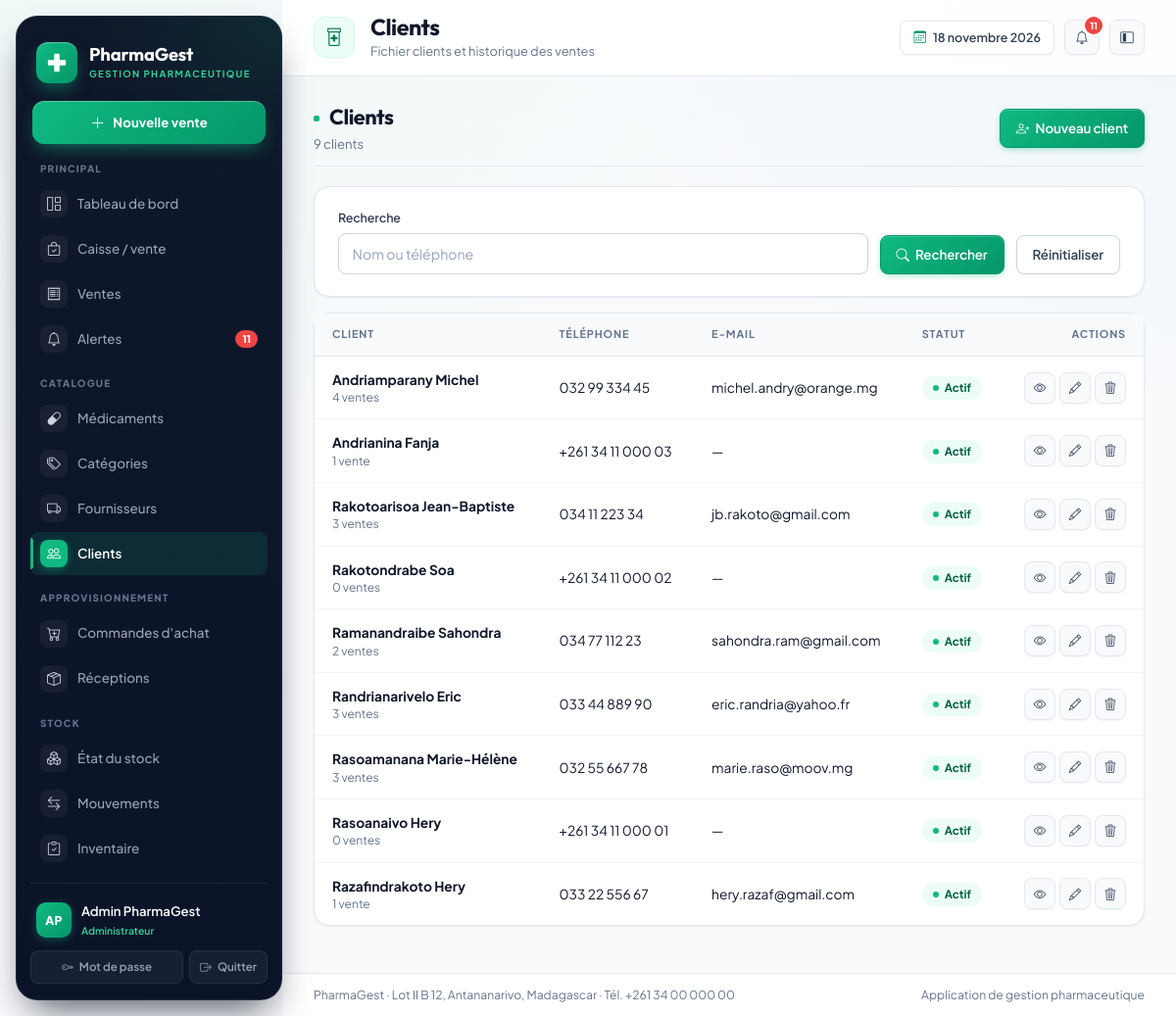
Screenshot of /clients/ (signed in) with the database file from the repository.
### gestion/models.py (models this page shows, shortened)
class Utilisateur(AbstractUser):
    class Role(models.TextChoices):
        ADMIN = "ADMIN", "Administrateur"
        PHARMACIEN = "PHARMACIEN", "Pharmacien responsable"
        GESTIONNAIRE = "GESTIONNAIRE", "Gestionnaire de stock"
        CAISSIER = "CAISSIER", "Caissier"
        RESPONSABLE = "RESPONSABLE", "Responsable de gestion"
    role = models.CharField(
        "rôle", max_length=20, choices=Role.choices, default=Role.CAISSIER
    )
    telephone = models.CharField("téléphone", max_length=30, blank=True)
    cree_le = models.DateTimeField("créé le", auto_now_add=True)
    class Meta:
        verbose_name = "utilisateur"
        verbose_name_plural = "utilisateurs"
        ordering = ["username"]
    @property
    def nom_complet(self):
        return self.get_full_name() or self.username
    @property
    def est_admin(self):
        return self.is_superuser or self.role == self.Role.ADMIN
    @property
    def peut_vendre(self):
        return self.est_admin or self.role in {
            self.Role.PHARMACIEN,
            self.Role.CAISSIER,
        }
    @property
    def peut_voir_rapports(self):
        return self.est_admin or self.role in {
            self.Role.PHARMACIEN,
            self.Role.RESPONSABLE,
        }

class Client(models.Model):
    class Statut(models.TextChoices):
        ACTIF = "ACTIF", "Actif"
        INACTIF = "INACTIF", "Inactif"
    nom = models.CharField("nom", max_length=180, blank=True)
    telephone = models.CharField("téléphone", max_length=40, blank=True)
    email = models.EmailField("adresse e-mail", blank=True)
    adresse = models.TextField("adresse", blank=True)
    statut = models.CharField(
        "statut", max_length=10, choices=Statut.choices, default=Statut.ACTIF
    )
    date_creation = models.DateTimeField("date de création", auto_now_add=True)
    class Meta:
        verbose_name = "client"
        verbose_name_plural = "clients"
        ordering = ["nom"]
    @property
    def nom_affichage(self):
        return self.nom or "Client comptoir"

### gestion/views.py (the view)
# urls.py: path("clients/", views.ClientListView.as_view(), name="client_liste"),
class ClientListView(LoginRequiredMixin, ListView):
    model = Client
    template_name = "gestion/client_liste.html"
    context_object_name = "clients"
    paginate_by = 15
    def get_queryset(self):
        queryset = Client.objects.all()
        recherche = self.request.GET.get("q", "").strip()
        if recherche:
            queryset = queryset.filter(
                Q(nom__icontains=recherche) | Q(telephone__icontains=recherche)
            )
        return queryset
    def get_context_data(self, **kwargs):
        contexte = super().get_context_data(**kwargs)
        contexte["q"] = self.request.GET.get("q", "")
        return contexte

### gestion/templatetags/gestion_extras.py (called while the page is built)
@register.filter
def couleur_statut(statut):
    return COULEURS_STATUT.get(str(statut), "gray")

@register.filter
def initiales(utilisateur):
    if hasattr(utilisateur, "nom_complet"):
        nom = utilisateur.nom_complet
    else:
        nom = str(utilisateur)
    morceaux = [m for m in nom.replace("-", " ").split(" ") if m]
    if not morceaux:
        return "?"
    if len(morceaux) == 1:
        return morceaux[0][:2].upper()
    return (morceaux[0][0] + morceaux[-1][0]).upper()

### templates/gestion/client_liste.html (shortened to what this page needs)
{% extends "gestion/base.html" %}
{% load gestion_extras %}
{% block page_title %}Clients{% endblock %}
{% block page_subtitle %}Fichier clients et historique des ventes{% endblock %}
{% block contenu %}
<div class="pg-section-title">
  <div>
    <h2 class="mb-1">Clients</h2>
    <div class="pg-muted small">{{ paginator.count }} client{{ paginator.count|pluralize }}</div>
  </div>
  {% if user.est_admin or user.role == 'PHARMACIEN' or user.role == 'CAISSIER' %}
  <a class="btn btn-primary" href="{% url 'gestion:client_ajouter' %}"><i class="bi bi-person-plus me-1"></i> Nouveau client</a>
  {% endif %}
</div>
<div class="pg-card mb-3">
  <div class="pg-card-body">
    <form method="get" class="pg-filters">
      <div class="flex-grow-1" style="min-width:220px">
        <label class="form-label">Recherche</label>
        <input class="form-control" type="search" name="q" value="{{ q }}" placeholder="Nom ou téléphone">
      </div>
      <div><button class="btn btn-primary" type="submit"><i class="bi bi-search me-1"></i> Rechercher</button></div>
      <div><a class="btn btn-outline-secondary" href="{% url 'gestion:client_liste' %}">Réinitialiser</a></div>
    </form>
  </div>
</div>
<div class="pg-card">
  <div class="pg-table-wrap">
    <table class="table table-hover align-middle">
      <thead><tr><th>Client</th><th>Téléphone</th><th>E-mail</th><th>Statut</th><th class="text-end">Actions</th></tr></thead>
      <tbody>
        {% for client in clients %}
        <tr>
          <td>
            <a class="fw-bold text-reset" href="{% url 'gestion:client_detail' client.pk %}">{{ client.nom_affichage }}</a>
            <div class="small pg-muted">{{ client.ventes.count }} vente{{ client.ventes.count|pluralize }}</div>
          </td>
          <td>{{ client.telephone|default:"—" }}</td>
          <td>{{ client.email|default:"—" }}</td>
          <td><span class="pg-badge pg-badge-{{ client.statut|couleur_statut }}">{{ client.get_statut_display }}</span></td>
          <td class="text-end">
            <div class="d-inline-flex gap-1">
              <a class="btn btn-sm btn-soft btn-icon" href="{% url 'gestion:client_detail' client.pk %}" title="Détail"><i class="bi bi-eye"></i></a>
              {% if user.est_admin or user.role == 'PHARMACIEN' or user.role == 'CAISSIER' %}
              <a class="btn btn-sm btn-soft btn-icon" href="{% url 'gestion:client_modifier' client.pk %}" title="Modifier"><i class="bi bi-pencil"></i></a>
              <a class="btn btn-sm btn-soft btn-icon" href="{% url 'gestion:client_supprimer' client.pk %}" title="Supprimer" data-confirm="Êtes-vous sûr de supprimer ce client ?"><i class="bi bi-trash3"></i></a>
{% endif %}
            </div>
          </td>
        </tr>
        {% empty %}
        <tr><td colspan="5" class="pg-empty"><i class="bi bi-people"></i>Aucun client trouvé.</td></tr>
        {% endfor %}
      </tbody>
    </table>
  </div>
</div>
{% endblock %}

### templates/gestion/base.html (shortened to what this page needs)
{% load static %}
{% load gestion_extras %}
<!doctype html>
<html lang="fr">
<head>
  <link href="https://cdn.jsdelivr.net/npm/bootstrap@5.3.3/dist/css/bootstrap.min.css" rel="stylesheet">
  <link href="https://cdn.jsdelivr.net/npm/bootstrap-icons@1.11.3/font/bootstrap-icons.min.css" rel="stylesheet">
  <link rel="stylesheet" href="{% static 'css/pharmagest.css' %}">
</head>
<body>
  {% with url_name=request.resolver_match.url_name %}
  <div class="pg-shell" data-layout="expanded">
    <aside class="pg-sidebar" id="sidebar" aria-label="Menu principal de navigation">
      <a class="pg-brand" href="{% url 'gestion:tableau_bord' %}" aria-label="Accueil {{ pharmacie_nom }}">
        <span class="pg-brand-mark">
          <svg class="pg-brand-glyph" viewBox="0 0 24 24" fill="currentColor" aria-hidden="true">
            <path
              d="M9 3a1 1 0 0 1 1-1h4a1 1 0 0 1 1 1v6h6a1 1 0 0 1 1 1v4a1 1 0 0 1-1 1h-6v6a1 1 0 0 1-1 1h-4a1 1 0 0 1-1-1v-6H3a1 1 0 0 1-1-1v-4a1 1 0 0 1 1-1h6V3z" />
          </svg>
        </span>
        <span class="pg-brand-text">
          <span class="pg-brand-name">{{ pharmacie_nom }}</span>
          <span class="pg-brand-sub">Gestion pharmaceutique</span>
        </span>
      </a>
      {% if user.peut_vendre %}
      <a class="pg-side-cta" href="{% url 'gestion:caisse' %}" title="Ouvrir la caisse">
        <i class="bi bi-plus-lg"></i>
        <span>Nouvelle vente</span>
      </a>
      {% endif %}
      <nav class="pg-nav-groups" aria-label="Navigation">
        <div class="pg-nav-group">
          <div class="pg-nav-label">Principal</div>
          <div class="pg-nav">
            <a class="pg-nav-link {% if url_name == 'tableau_bord' %}active{% endif %}"
              href="{% url 'gestion:tableau_bord' %}" title="Tableau de bord">
              <i class="bi bi-grid-1x2"></i>
              <span>Tableau de bord</span>
            </a>
            {% if user.peut_vendre %}
            <a class="pg-nav-link {% if url_name == 'caisse' %}active{% endif %}" href="{% url 'gestion:caisse' %}"
              title="Caisse / vente">
              <i class="bi bi-bag-check"></i>
              <span>Caisse / vente</span>
            </a>
            {% endif %}
            <a class="pg-nav-link {% if url_name == 'vente_liste' or url_name == 'vente_detail' or url_name == 'retour_vente' or url_name == 'vente_annuler' %}active{% endif %}"
              href="{% url 'gestion:vente_liste' %}" title="Ventes">
              <i class="bi bi-receipt"></i>
              <span>Ventes</span>
            </a>
            <a class="pg-nav-link {% if url_name == 'alertes' %}active{% endif %}" href="{% url 'gestion:alertes' %}"
              title="Alertes">
              <i class="bi bi-bell"></i>
              {% if alertes_globales %}<span class="pg-nav-badge">{{ alertes_globales }}</span>{% endif %}
              <span>Alertes</span>
            </a>
          </div>
        </div>
        <div class="pg-nav-group">
          <div class="pg-nav-label">Catalogue</div>
          <div class="pg-nav">
            <a class="pg-nav-link {% if url_name == 'medicament_liste' or url_name == 'medicament_detail' or url_name == 'medicament_ajouter' or url_name == 'medicament_modifier' or url_name == 'medicament_supprimer' %}active{% endif %}"
              href="{% url 'gestion:medicament_liste' %}" title="Médicaments">
              <i class="bi bi-capsule"></i>
              <span>Médicaments</span>
            </a>
            <a class="pg-nav-link {% if url_name == 'categorie_liste' or url_name == 'categorie_ajouter' or url_name == 'categorie_modifier' or url_name == 'categorie_supprimer' %}active{% endif %}"
              href="{% url 'gestion:categorie_liste' %}" title="Catégories">
              <i class="bi bi-tags"></i>
              <span>Catégories</span>
            </a>
            <a class="pg-nav-link {% if url_name == 'fournisseur_liste' or url_name == 'fournisseur_detail' or url_name == 'fournisseur_ajouter' or url_name == 'fournisseur_modifier' %}active{% endif %}"
              href="{% url 'gestion:fournisseur_liste' %}" title="Fournisseurs">
              <i class="bi bi-truck"></i>
              <span>Fournisseurs</span>
            </a>
            <a class="pg-nav-link {% if url_name == 'client_liste' or url_name == 'client_detail' or url_name == 'client_ajouter' or url_name == 'client_modifier' %}active{% endif %}"
              href="{% url 'gestion:client_liste' %}" title="Clients">
              <i class="bi bi-people"></i>
              <span>Clients</span>
            </a>
          </div>
        </div>
        {% if user.est_admin or user.role == 'PHARMACIEN' or user.role == 'GESTIONNAIRE' or user.role == 'RESPONSABLE' %}
        <div class="pg-nav-group">
          <div class="pg-nav-label">Approvisionnement</div>
          <div class="pg-nav">
            <a class="pg-nav-link {% if url_name == 'commande_liste' or url_name == 'commande_detail' or url_name == 'commande_ajouter' or url_name == 'commande_modifier' %}active{% endif %}"
              href="{% url 'gestion:commande_liste' %}" title="Commandes d'achat">
              <i class="bi bi-cart-plus"></i>
              <span>Commandes d'achat</span>
            </a>
            <a class="pg-nav-link {% if url_name == 'reception_liste' or url_name == 'reception_detail' or url_name == 'commande_receptionner' %}active{% endif %}"
              href="{% url 'gestion:reception_liste' %}" title="Réceptions">
              <i class="bi bi-box-seam"></i>
              <span>Réceptions</span>
            </a>
          </div>
        </div>
        {% endif %}
        <div class="pg-nav-group">
          <div class="pg-nav-label">Stock</div>
          <div class="pg-nav">
            <a class="pg-nav-link {% if url_name == 'stock_liste' or url_name == 'lot_basculer' %}active{% endif %}"
              href="{% url 'gestion:stock_liste' %}" title="État du stock">
              <i class="bi bi-boxes"></i>
              <span>État du stock</span>
            </a>
            <a class="pg-nav-link {% if url_name == 'mouvement_liste' %}active{% endif %}"
              href="{% url 'gestion:mouvement_liste' %}" title="Mouvements">
              <i class="bi bi-arrow-left-right"></i>
              <span>Mouvements</span>
            </a>
            {% if user.est_admin or user.role == 'PHARMACIEN' or user.role == 'GESTIONNAIRE' %}
            <a class="pg-nav-link {% if url_name == 'inventaire' %}active{% endif %}"
              href="{% url 'gestion:inventaire' %}" title="Inventaire">
              <i class="bi bi-clipboard-check"></i>
              <span>Inventaire</span>
            </a>
            {% endif %}
          </div>
        </div>
      </nav>
      <div class="pg-sidebar-foot">
        <div class="pg-user">
          <span class="pg-avatar">{{ user.nom_complet|initiales }}</span>
          <span class="pg-user-text">
            <span class="name">{{ user.nom_complet }}</span>
            <span class="role">{{ user.get_role_display }}</span>
          </span>
        </div>
        <div class="actions">
          <a href="{% url 'gestion:mot_de_passe' %}" title="Modifier le mot de passe">
            <i class="bi bi-key"></i><span>Mot de passe</span>
          </a>
          <form method="post" action="{% url 'gestion:deconnexion' %}" class="m-0" title="Déconnexion">
            <button type="submit"><i class="bi bi-box-arrow-right"></i><span>Quitter</span></button>
          </form>
        </div>
      </div>
    </aside>
    <div class="pg-main">
      <header class="pg-topbar">
        <span class="pg-page-icon" aria-hidden="true"><i class="bi bi-prescription2"></i></span>
        <div class="pg-heading">
          <h1 class="pg-page-title">{% block page_title %}Tableau de bord{% endblock %}</h1>
          <p class="pg-page-sub">{% block page_subtitle %}Vue d'ensemble de l'activité de la pharmacie{% endblock %}</p>
        </div>
        <div class="pg-topbar-actions">
          <span class="pg-date-chip"><i class="bi bi-calendar3"></i> {% now "j F Y" %}</span>
          <a class="btn btn-soft btn-icon position-relative" href="{% url 'gestion:alertes' %}" title="Alertes"
            aria-label="Alertes">
            <i class="bi bi-bell"></i>
            {% if alertes_globales %}
            <span class="pg-notif-dot">{{ alertes_globales }}</span>
            {% endif %}
          </a>
          <button class="pg-layout-toggle btn btn-soft btn-icon" type="button" aria-label="Basculer le menu compact"
            title="Menu compact" data-layout-toggle>
            <i class="bi bi-layout-sidebar-inset"></i>
          </button>
        </div>
      </header>
      <main class="pg-content" id="contenu">
        {% block contenu %}{% endblock %}
      </main>
      <footer class="pg-footer">
        <span>{{ pharmacie_nom }} · {{ pharmacie_adresse }} · Tél. {{ pharmacie_telephone }}</span>
        <span>Application de gestion pharmaceutique</span>
      </footer>
    </div>
  </div>
  {% endwith %}
</body>
</html>

### rows the page displays
Utilisateur: last_name "PharmaGest", nom_complet|initiales "AP", nom_complet "Admin PharmaGest", role "Administrateur"
Client: nom_affichage "Andriamparany Michel", ventes.count "4", telephone "032 99 334 45", email "michel.andry@orange.mg", statut "Actif"
Client: nom_affichage "Andrianina Fanja", ventes.count "1", telephone "+261 34 11 000 03", email "—", statut "Actif"
Client: nom_affichage "Rakotoarisoa Jean-Baptiste", ventes.count "3", telephone "034 11 223 34", email "jb.rakoto@gmail.com", statut "Actif"
Client: nom_affichage "Rakotondrabe Soa", ventes.count "0", telephone "+261 34 11 000 02", email "—", statut "Actif"
Client: nom_affichage "Ramanandraibe Sahondra", ventes.count "2", telephone "034 77 112 23", email "sahondra.ram@gmail.com", statut "Actif"
Client: nom_affichage "Randrianarivelo Eric", ventes.count "3", telephone "033 44 889 90", email "eric.randria@yahoo.fr", statut "Actif"
Client: nom_affichage "Rasoamanana Marie-Hélène", ventes.count "3", telephone "032 55 667 78", email "marie.raso@moov.mg", statut "Actif"
Client: nom_affichage "Rasoanaivo Hery", ventes.count "0", telephone "+261 34 11 000 01", email "—", statut "Actif"
Client: nom_affichage "Razafindrakoto Hery", ventes.count "1", telephone "033 22 556 67", email "hery.razaf@gmail.com", statut "Actif"

### other values shown
{{ alertes_globales }} "11"
{{ paginator.count }} "9"
{{ pharmacie_adresse }} "Lot II B 12, Antananarivo, Madagascar"
{{ pharmacie_telephone }} "+261 34 00 000 00"
